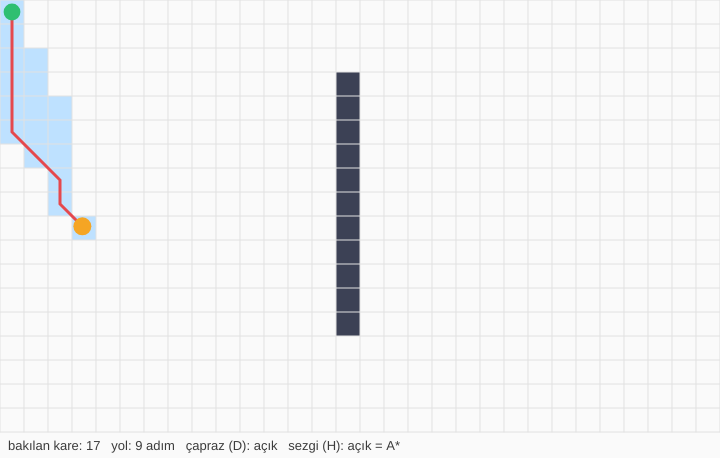
Frame 1 (no input)
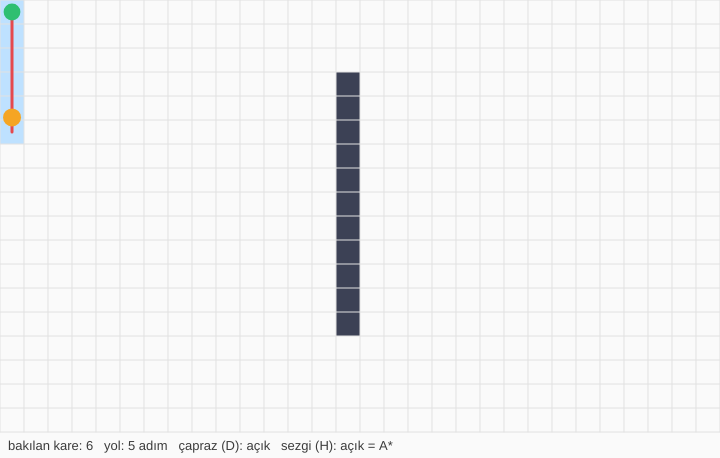
Frame 60 (no input)
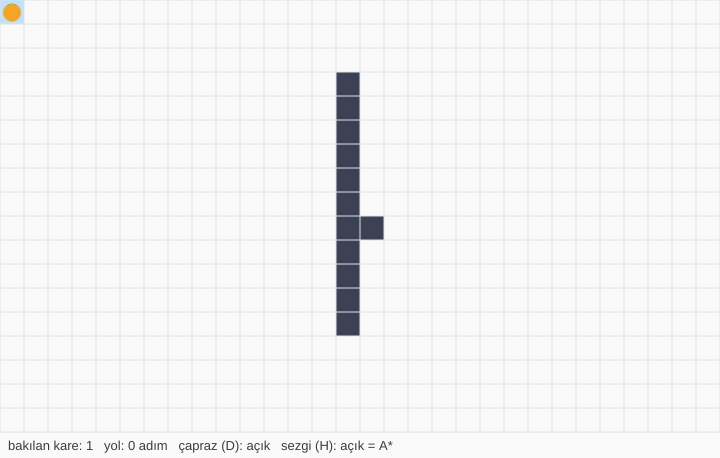
Frame 120 (the mouse pressed at the canvas centre since frame 60)

The p5.js sketch that drew these frames (run headless with seeded random() and noise() and a simulated clock; from frame 60 on, the mouse is pressed at the canvas centre):

// p5.js sketch
// ── sketch.js
// OGP219 · A* ile yol bulma — eksiksiz p5.js örneği
// Tıkla/sürükle = duvar çiz/sil · fare = hedef · sarı ajan bulunan yolu yürür
// Tuşlar:  D = çapraz hareket aç/kapa   ·   H = sezgiyi aç/kapa (kapalı = Dijkstra)
// editor.p5js.org'a yapıştırıp çalıştırabilirsiniz.

const COLS = 30, ROWS = 18, S = 24;          // ızgara boyutu ve kare kenarı (piksel)
let wall = [];                                // wall[y][x] = true ise duvar
let agent, goal, path = [], visited = new Set();
let diagonal = true, useHeuristic = true, painting = null;

function setup() {
  createCanvas(COLS * S, ROWS * S + 26);
  for (let y = 0; y < ROWS; y++) wall.push(new Array(COLS).fill(false));
  for (let y = 3; y < 14; y++) wall[y][14] = true;          // başlangıçta bir duvar
  agent = { cell: [3, 9], pos: createVector(3.5 * S, 9.5 * S) };
  goal = [25, 9];
}

function draw() {
  background(250);
  const m = [floor(mouseX / S), floor(mouseY / S)];
  if (inside(m) && !wall[m[1]][m[0]] && (m[0] !== goal[0] || m[1] !== goal[1])) goal = m;   // fare = hedef

  path = astar(agent.cell, goal);                           // her kare yeniden ara (küçük ızgarada sorun değil)

  // çizim: bakılan kareler, duvarlar, yol
  noStroke();
  for (const k of visited) { const [x, y] = k.split(",").map(Number); fill(190, 225, 255); rect(x * S, y * S, S, S); }
  for (let y = 0; y < ROWS; y++) for (let x = 0; x < COLS; x++) if (wall[y][x]) { fill(60, 65, 85); rect(x * S, y * S, S, S); }
  stroke(225); for (let x = 0; x <= COLS; x++) line(x * S, 0, x * S, ROWS * S); for (let y = 0; y <= ROWS; y++) line(0, y * S, COLS * S, y * S);
  if (path) { noFill(); stroke("#e5484d"); strokeWeight(3); beginShape(); for (const [x, y] of path) vertex((x + 0.5) * S, (y + 0.5) * S); endShape(); strokeWeight(1); }
  noStroke(); fill("#2fbf71"); circle((goal[0] + 0.5) * S, (goal[1] + 0.5) * S, S * 0.7);

  // ajan: yoldaki bir sonraki kareye doğru yürü
  if (path && path.length > 1) {
    const next = createVector((path[1][0] + 0.5) * S, (path[1][1] + 0.5) * S);
    const step = p5.Vector.sub(next, agent.pos).limit(140 * min(deltaTime / 1000, 0.05));
    agent.pos.add(step);
    if (agent.pos.dist(next) < 2) agent.cell = path[1];     // kareye vardı
  }
  fill("#f5a524"); circle(agent.pos.x, agent.pos.y, S * 0.75);

  fill(60); textSize(13);
  text(`bakılan kare: ${visited.size}   yol: ${path ? path.length - 1 + " adım" : "YOK"}   çapraz (D): ${diagonal ? "açık" : "kapalı"}   sezgi (H): ${useHeuristic ? "açık = A*" : "kapalı = Dijkstra"}`, 8, ROWS * S + 18);
}

/* ---------- A* ---------- */
function astar(start, target) {
  const key = c => c[0] + "," + c[1];
  const open = [{ cell: start, f: heuristic(start, target) }];     // açık liste (küçük ızgarada dizi yeter)
  const g = { [key(start)]: 0 };                                   // başlangıçtan buraya en ucuz maliyet
  const cameFrom = { [key(start)]: null };                         // buraya hangi kareden geldim?
  visited = new Set();
  while (open.length > 0) {
    let best = 0;                                                  // f'si en küçük olanı bul ve çıkar
    for (let i = 1; i < open.length; i++) if (open[i].f < open[best].f) best = i;
    const cur = open.splice(best, 1)[0].cell;
    if (visited.has(key(cur))) continue;
    visited.add(key(cur));
    if (cur[0] === target[0] && cur[1] === target[1]) {            // hedef: yolu geriye doğru çıkar
      const out = [];
      for (let c = cur; c; c = cameFrom[key(c)]) out.push(c);
      return out.reverse();
    }
    for (const [n, cost] of neighbors(cur)) {
      const ng = g[key(cur)] + cost;
      if (ng < (g[key(n)] ?? Infinity)) {                          // daha ucuz bir yol buldum
        g[key(n)] = ng;
        cameFrom[key(n)] = cur;
        open.push({ cell: n, f: ng + heuristic(n, target) });      // f = g + h
      }
    }
  }
  return null;                                                     // yol yok
}

function heuristic(a, b) {
  if (!useHeuristic) return 0;                                     // h = 0 → Dijkstra
  const dx = abs(a[0] - b[0]), dy = abs(a[1] - b[1]);
  return diagonal ? max(dx, dy) + (Math.SQRT2 - 1) * min(dx, dy)   // octile (8 yön)
                  : dx + dy;                                       // Manhattan (4 yön)
}

function neighbors([x, y]) {
  const out = [];
  for (let dx = -1; dx <= 1; dx++) for (let dy = -1; dy <= 1; dy++) {
    if (dx === 0 && dy === 0) continue;
    if (!diagonal && dx !== 0 && dy !== 0) continue;
    const n = [x + dx, y + dy];
    if (!inside(n) || wall[n[1]][n[0]]) continue;
    if (dx !== 0 && dy !== 0 && (wall[y][x + dx] || wall[y + dy][x])) continue;   // duvar köşesinden çapraz geçme
    out.push([n, dx !== 0 && dy !== 0 ? Math.SQRT2 : 1]);
  }
  return out;
}

function inside(c) { return c[0] >= 0 && c[0] < COLS && c[1] >= 0 && c[1] < ROWS; }

/* ---------- girdi ---------- */
function mousePressed() { const c = [floor(mouseX / S), floor(mouseY / S)]; if (inside(c)) { painting = !wall[c[1]][c[0]]; paint(c); } }
function mouseDragged() { const c = [floor(mouseX / S), floor(mouseY / S)]; if (inside(c) && painting !== null) paint(c); }
function mouseReleased() { painting = null; }
function paint(c) { if ((c[0] === agent.cell[0] && c[1] === agent.cell[1])) return; wall[c[1]][c[0]] = painting; }
function keyPressed() { if (key === "d" || key === "D") diagonal = !diagonal; if (key === "h" || key === "H") useHeuristic = !useHeuristic; }
